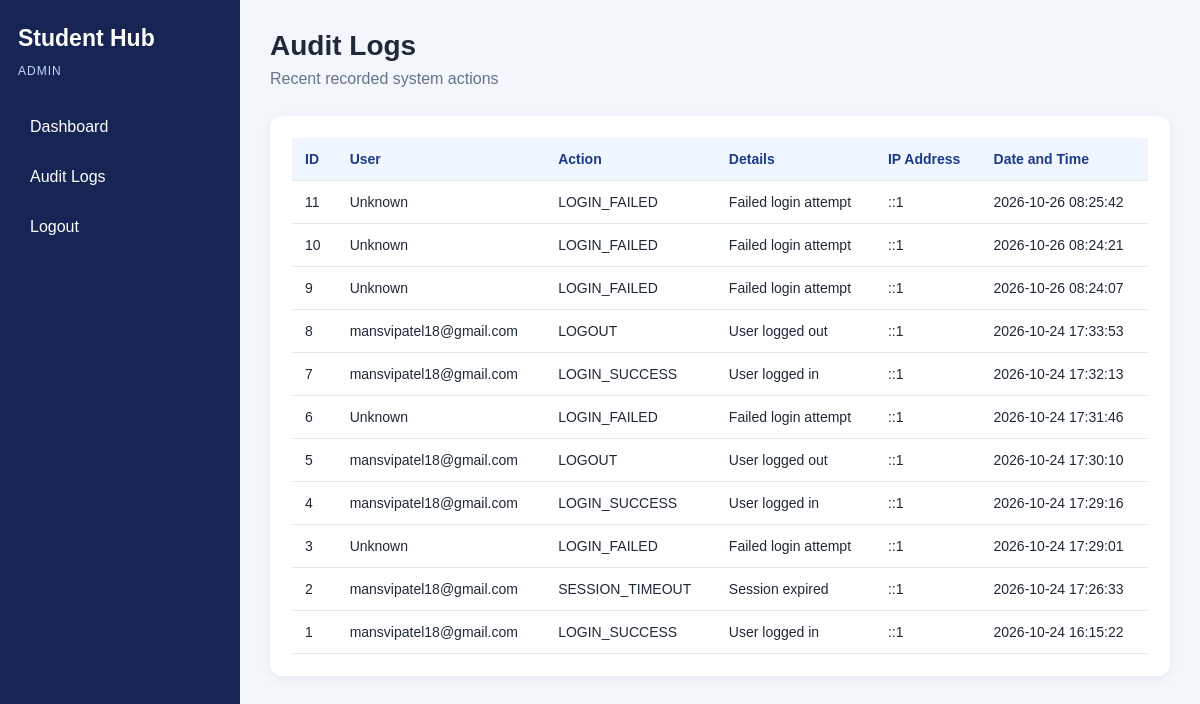
Page /practical14/audit_logs.php (signed in) on the committed database.
### tables this page shows
CREATE TABLE `audit_logs` (
  `id` int(11) NOT NULL,
  `user_id` int(11) DEFAULT NULL,
  `action` varchar(100) NOT NULL,
  `details` text DEFAULT NULL,
  `ip_address` varchar(45) DEFAULT NULL,
  `created_at` timestamp NOT NULL DEFAULT current_timestamp()
);

CREATE TABLE `users` (
  `id` int(11) NOT NULL,
  `first_name` varchar(50) NOT NULL,
  `last_name` varchar(50) NOT NULL,
  `enrollment` varchar(20) DEFAULT NULL,
  `email` varchar(100) NOT NULL,
  `mobile` varchar(15) DEFAULT NULL,
  `dob` date DEFAULT NULL,
  `gender` varchar(20) DEFAULT NULL,
  `course` varchar(100) DEFAULT NULL,
  `year` int(11) DEFAULT NULL,
  `password_hash` varchar(255) NOT NULL,
  `role` enum('admin','student') NOT NULL DEFAULT 'student',
  `created_at` timestamp NOT NULL DEFAULT current_timestamp()
);

### practical14/audit_logs.php (the view, shortened to what this page needs)
<?php
require_once "db.php";
$logs = $conn->query(
    "SELECT a.id, a.user_id, a.action, a.details,
            a.ip_address, a.created_at,
            u.email
     FROM audit_logs a
     LEFT JOIN users u ON a.user_id = u.id
     ORDER BY a.created_at DESC
     LIMIT 100"
);
?>
<!DOCTYPE html>
<html lang="en">
<head>
    <link rel="stylesheet" href="style.css">
</head>
<body>
    <?php include "includes/menu.php"; ?>
    <main class="main-content">
        <header class="topbar">
            <div>
                <h1>Audit Logs</h1>
                <p>Recent recorded system actions</p>
            </div>
        </header>
        <section class="table-card">
            <div class="table-wrap">
                <table>
                    <thead>
                        <tr>
                            <th>ID</th>
                            <th>User</th>
                            <th>Action</th>
                            <th>Details</th>
                            <th>IP Address</th>
                            <th>Date and Time</th>
                        </tr>
                    </thead>
                    <tbody>
                    <?php if ($logs->num_rows > 0): ?>
                        <?php while ($log = $logs->fetch_assoc()): ?>
                            <tr>
                                <td><?= (int)$log["id"] ?></td>
                                <td><?= htmlspecialchars($log["email"] ?? "Unknown", ENT_QUOTES, "UTF-8") ?></td>
                                <td><?= htmlspecialchars($log["action"], ENT_QUOTES, "UTF-8") ?></td>
                                <td><?= htmlspecialchars($log["details"] ?? "", ENT_QUOTES, "UTF-8") ?></td>
                                <td><?= htmlspecialchars($log["ip_address"] ?? "", ENT_QUOTES, "UTF-8") ?></td>
                                <td><?= htmlspecialchars($log["created_at"], ENT_QUOTES, "UTF-8") ?></td>
                            </tr>
                        <?php endwhile; ?>
                    <?php else: ?>
                        <tr>
                            <td colspan="6">No audit records yet.</td>
                        </tr>
                    <?php endif; ?>
                    </tbody>
                </table>
            </div>
        </section>
    </main>
</body>
</html>

### practical14/includes/menu.php
<?php
$role = $_SESSION["role"] ?? "";
if ($role === "admin") {
    $menuItems = [
        ["Dashboard", "admin_dashboard.php"],
        ["Audit Logs", "audit_logs.php"]
    ];
} else {
    $menuItems = [
        ["Dashboard", "student_dashboard.php"]
    ];
}
?>
<aside class="sidebar">
    <h2>Student Hub</h2>
    <p class="user-role">
        <?= htmlspecialchars(strtoupper($role), ENT_QUOTES, "UTF-8") ?>
    </p>
    <nav>
        <?php foreach ($menuItems as $item): ?>
            <a href="<?= htmlspecialchars($item[1], ENT_QUOTES, "UTF-8") ?>">
                <?= htmlspecialchars($item[0], ENT_QUOTES, "UTF-8") ?>
            </a>
        <?php endforeach; ?>
        <a href="logout.php">Logout</a>
    </nav>
</aside>

### practical14/style.css (style rules this page uses)
* { box-sizing: border-box; }
body { margin: 0; font-family: Arial, Helvetica, sans-serif; background: #f3f6fb; color: #1f2937; }
a { color: #2563eb; text-decoration: none; }
.sidebar { position: fixed; top: 0; left: 0; width: 240px; height: 100vh; padding: 25px 18px; background: #172554; color: white; }
.sidebar h2 { margin: 0 0 12px; font-size: 23px; }
.user-role { color: #bfdbfe; font-size: 12px; letter-spacing: 1px; margin-bottom: 28px; }
.sidebar nav { display: flex; flex-direction: column; gap: 8px; }
.sidebar nav a { color: white; padding: 12px; border-radius: 7px; }
.main-content { margin-left: 240px; padding: 30px; }
.topbar { display: flex; justify-content: space-between; align-items: center; gap: 15px; margin-bottom: 28px; }
.topbar h1 { margin: 0 0 8px; font-size: 28px; }
.topbar p { margin: 0; color: #64748b; }
.stat-card, .table-card { background: white; border-radius: 12px; padding: 22px; box-shadow: 0 3px 12px rgba(15, 23, 42, 0.06); }
.table-wrap { width: 100%; overflow-x: auto; }
table { width: 100%; border-collapse: collapse; min-width: 550px; }
th, td { padding: 13px; text-align: left; border-bottom: 1px solid #e5e7eb; font-size: 14px; }
th { background: #eff6ff; color: #1e3a8a; }

### rows in the picture
audit_logs: id "11", email "Unknown", action "LOGIN_FAILED", details "Failed login attempt", ip_address "::1", created_at "2026-10-26 08:25:42"
audit_logs: id "10", email "Unknown", action "LOGIN_FAILED", details "Failed login attempt", ip_address "::1", created_at "2026-10-26 08:24:21"
audit_logs: id "9", email "Unknown", action "LOGIN_FAILED", details "Failed login attempt", ip_address "::1", created_at "2026-10-26 08:24:07"
audit_logs: id "8", user.email "mansvipatel18@gmail.com", action "LOGOUT", details "User logged out", ip_address "::1", created_at "2026-10-24 17:33:53"
audit_logs: id "7", user.email "mansvipatel18@gmail.com", action "LOGIN_SUCCESS", details "User logged in", ip_address "::1", created_at "2026-10-24 17:32:13"
audit_logs: id "6", email "Unknown", action "LOGIN_FAILED", details "Failed login attempt", ip_address "::1", created_at "2026-10-24 17:31:46"
audit_logs: id "5", user.email "mansvipatel18@gmail.com", action "LOGOUT", details "User logged out", ip_address "::1", created_at "2026-10-24 17:30:10"
audit_logs: id "4", user.email "mansvipatel18@gmail.com", action "LOGIN_SUCCESS", details "User logged in", ip_address "::1", created_at "2026-10-24 17:29:16"
audit_logs: id "3", email "Unknown", action "LOGIN_FAILED", details "Failed login attempt", ip_address "::1", created_at "2026-10-24 17:29:01"
audit_logs: id "2", user.email "mansvipatel18@gmail.com", action "SESSION_TIMEOUT", details "Session expired", ip_address "::1", created_at "2026-10-24 17:26:33"
audit_logs: id "1", user.email "mansvipatel18@gmail.com", action "LOGIN_SUCCESS", details "User logged in", ip_address "::1", created_at "2026-10-24 16:15:22"

### other values in the picture
$role "ADMIN"
$item[0] "Dashboard"
$item[0] "Audit Logs"
